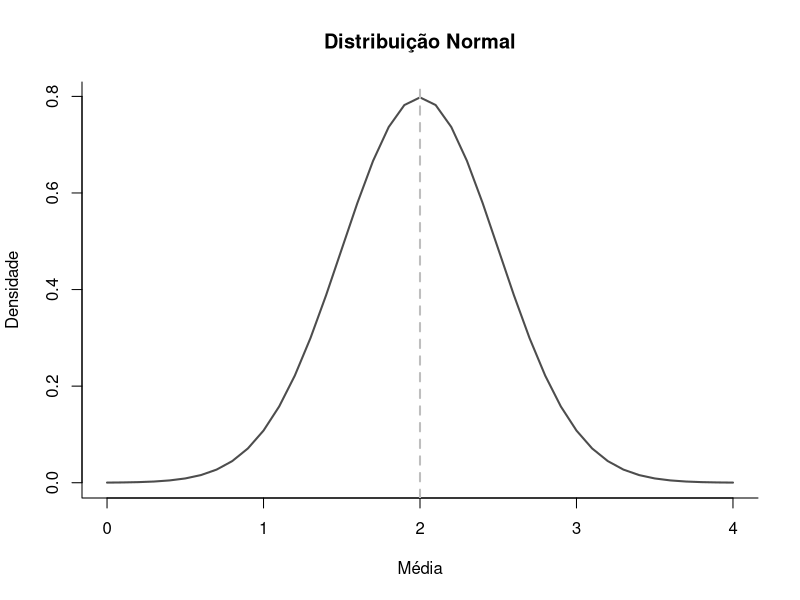
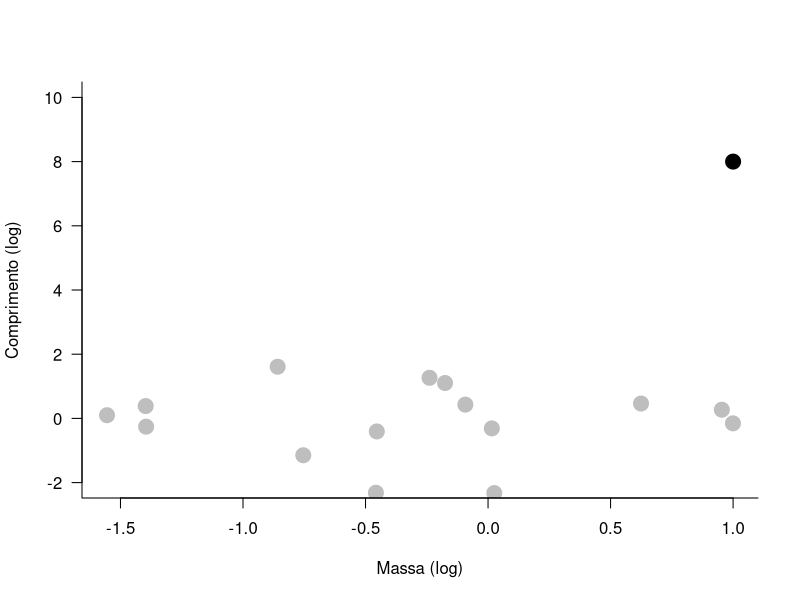
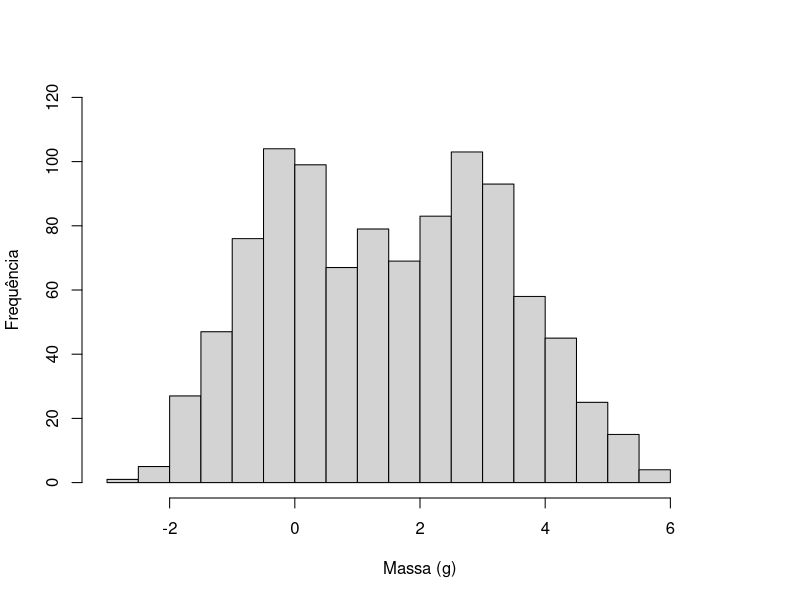

The R source for these figures, in order:
### Código das três figuras geradas no R do post sobre análises exploratórias       ###
#   Link do post: https://marcoarmello.wordpress.com/?p=15821                         #
#   Veja o README para mais informações:                                              #
#   https://github.com/alexandrepalaoro/analise_exploratoria/blob/master/README.md    #


### ---- GERANDO UMA DISTRIBUIÇÃO NORMAL ---- ####

# Nota: o png e o dev.off() são comandos para exportar a figura
# para o diretório de trabalho. Caso queira exportar, é só tirar
# o sustenido.

#png("distrib-normal.png",res=600,w=140,h=100,units='mm')
media <- seq(0,4,0.1)
plot(media, dnorm(media,2,0.5),bty='l',xlab = "Média", ylab = "Densidade", 
     main = "Distribuição Normal",col='grey30',type='l',lwd=2)
abline(v=2,lwd=2,lty=2,col='grey')
#dev.off()


#### ---- GERANDO UMA DISTRIBUIÇÃO COM DUAS MÉDIAS ---- ####

a1<-rnorm(500,0,1)
a2<-rnorm(500,3,1)
a3<-c(a1,a2)

png("distrib-not-normal.png",res=600,w=140,h=100,units='mm')
hist(a3,main="",xlim=c(-3,7),breaks=20,ylim=c(0,120),ylab="Frequência",
     xlab="Massa (g)")
dev.off()

#### ---- GERANDO UM OUTLIER ---- ####

a1<-rnorm(15,0,1)
a2<-rnorm(15,0,1)
#png("outlier.png",res=600,w=140,h=100,units='mm')
plot(a1~a2,ylim=c(-2,10),xlab="Massa (log)", ylab="Comprimento (log)",bty='l',
     las=1,pch=21,cex=2,col='grey',bg='grey')
points(1,8,cex=2,pch=21,bg='black')
#dev.off()

